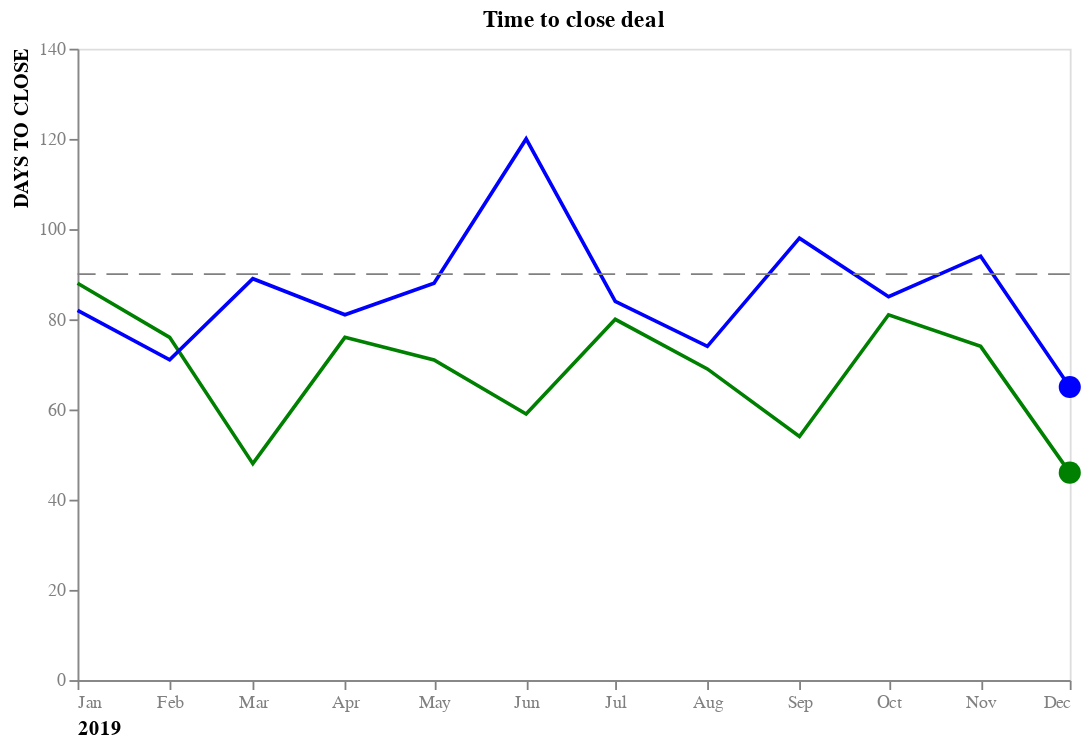

Source (notebook cell):
### Markdown cell above
## Create point at the end of the line

### Code cell
df_2 = df[df['Date']=='2019-12-01']

points= alt.Chart(df_2).mark_circle(opacity=1, size=150).encode(
    x=alt.X('Date:T'),
    y=alt.Y('Sales'),
    color=alt.Color('Sales Type', scale=colors)
)

line_chart + line_goal + points

### Figure 1 — Vega-Lite specification as saved in the notebook (floating-point values rounded to 4 significant figures)
{"config": {"view": {"continuousWidth": 300, "continuousHeight": 300}}, "layer": [{"data": {"name": "data-1998f29f3c585e49309d8a292a2b2c66"}, "mark": {"type": "line"}, "encoding": {"color": {"field": "Sales Type", "legend": null, "scale": {"domain": ["Direct Sales", "Indirect Sales"], "range": ["green", "blue"]}, "type": "nominal"}, "strokeWidth": {"value": 2}, "x": {"axis": {"title": "2019", "titleAnchor": "start", "labelAngle": 0, "grid": false, "labelColor": "grey", "tickColor": "grey", "format": "%b"}, "field": "Date", "type": "temporal"}, "y": {"axis": {"title": "DAYS TO CLOSE", "titleAnchor": "end", "grid": false, "labelColor": "grey", "tickColor": "grey"}, "field": "Sales", "scale": {"domain": [0, 135]}, "type": "quantitative"}}, "title": "Time to close deal"}, {"data": {"name": "empty"}, "mark": {"type": "rule", "color": "grey", "fontSize": 12, "size": 1, "strokeDash": [12, 6]}, "encoding": {"y": {"datum": 90}}}, {"data": {"name": "data-0beaf0c17ab9bce3843500adc9536477"}, "mark": {"type": "circle", "opacity": 1, "size": 150}, "encoding": {"color": {"field": "Sales Type", "scale": {"domain": ["Direct Sales", "Indirect Sales"], "range": ["green", "blue"]}, "type": "nominal"}, "x": {"field": "Date", "type": "temporal"}, "y": {"field": "Sales", "type": "quantitative"}}}], "height": 350, "width": 550, "$schema": "https://vega.github.io/schema/vega-lite/v5.6.1.json", "datasets": {"data-1998f29f3c585e49309d8a292a2b2c66": [{"Month": "Jan", "Date": "2019-01-01T00:00:00", "Goal": 90, "Sales Type": "Direct Sales", "Sales": 88, "Text": "GOAL"}, {"Month": "Feb", "Date": "2019-02-01T00:00:00", "Goal": 90, "Sales Type": "Direct Sales", "Sales": 76, "Text": "GOAL"}, {"Month": "Mar", "Date": "2019-03-01T00:00:00", "Goal": 90, "Sales Type": "Direct Sales", "Sales": 48, "Text": "GOAL"}, {"Month": "Apr", "Date": "2019-04-01T00:00:00", "Goal": 90, "Sales Type": "Direct Sales", "Sales": 76, "Text": "GOAL"}, {"Month": "May", "Date": "2019-05-01T00:00:00", "Goal": 90, "Sales Type": "Direct Sales", "Sales": 71, "Text": "GOAL"}, {"Month": "Jun", "Date": "2019-06-01T00:00:00", "Goal": 90, "Sales Type": "Direct Sales", "Sales": 59, "Text": "GOAL"}, {"Month": "Jul", "Date": "2019-07-01T00:00:00", "Goal": 90, "Sales Type": "Direct Sales", "Sales": 80, "Text": "GOAL"}, {"Month": "Aug", "Date": "2019-08-01T00:00:00", "Goal": 90, "Sales Type": "Direct Sales", "Sales": 69, "Text": "GOAL"}, {"Month": "Sep", "Date": "2019-09-01T00:00:00", "Goal": 90, "Sales Type": "Direct Sales", "Sales": 54, "Text": "GOAL"}, {"Month": "Oct", "Date": "2019-10-01T00:00:00", "Goal": 90, "Sales Type": "Direct Sales", "Sales": 81, "Text": "GOAL"}, {"Month": "Nov", "Date": "2019-11-01T00:00:00", "Goal": 90, "Sales Type": "Direct Sales", "Sales": 74, "Text": "GOAL"}, {"Month": "Dec", "Date": "2019-12-01T00:00:00", "Goal": 90, "Sales Type": "Direct Sales", "Sales": 46, "Text": "GOAL"}, {"Month": "Jan", "Date": "2019-01-01T00:00:00", "Goal": 90, "Sales Type": "Indirect Sales", "Sales": 82, "Text": "GOAL"}, {"Month": "Feb", "Date": "2019-02-01T00:00:00", "Goal": 90, "Sales Type": "Indirect Sales", "Sales": 71, "Text": "GOAL"}, {"Month": "Mar", "Date": "2019-03-01T00:00:00", "Goal": 90, "Sales Type": "Indirect Sales", "Sales": 89, "Text": "GOAL"}, {"Month": "Apr", "Date": "2019-04-01T00:00:00", "Goal": 90, "Sales Type": "Indirect Sales", "Sales": 81, "Text": "GOAL"}, {"Month": "May", "Date": "2019-05-01T00:00:00", "Goal": 90, "Sales Type": "Indirect Sales", "Sales": 88, "Text": "GOAL"}, {"Month": "Jun", "Date": "2019-06-01T00:00:00", "Goal": 90, "Sales Type": "Indirect Sales", "Sales": 120, "Text": "GOAL"}, {"Month": "Jul", "Date": "2019-07-01T00:00:00", "Goal": 90, "Sales Type": "Indirect Sales", "Sales": 84, "Text": "GOAL"}, {"Month": "Aug", "Date": "2019-08-01T00:00:00", "Goal": 90, "Sales Type": "Indirect Sales", "Sales": 74, "Text": "GOAL"}, {"Month": "Sep", "Date": "2019-09-01T00:00:00", "Goal": 90, "Sales Type": "Indirect Sales", "Sales": 98, "Text": "GOAL"}, {"Month": "Oct", "Date": "2019-10-01T00:00:00", "Goal": 90, "Sales Type": "Indirect Sales", "Sales": 85, "Text": "GOAL"}, {"Month": "Nov", "Date": "2019-11-01T00:00:00", "Goal": 90, "Sales Type": "Indirect Sales", "Sales": 94, "Text": "GOAL"}, {"Month": "Dec", "Date": "2019-12-01T00:00:00", "Goal": 90, "Sales Type": "Indirect Sales", "Sales": 65, "Text": "GOAL"}], "empty": [{}], "data-0beaf0c17ab9bce3843500adc9536477": [{"Month": "Dec", "Date": "2019-12-01T00:00:00", "Goal": 90, "Sales Type": "Direct Sales", "Sales": 46, "Text": "GOAL"}, {"Month": "Dec", "Date": "2019-12-01T00:00:00", "Goal": 90, "Sales Type": "Indirect Sales", "Sales": 65, "Text": "GOAL"}]}}
